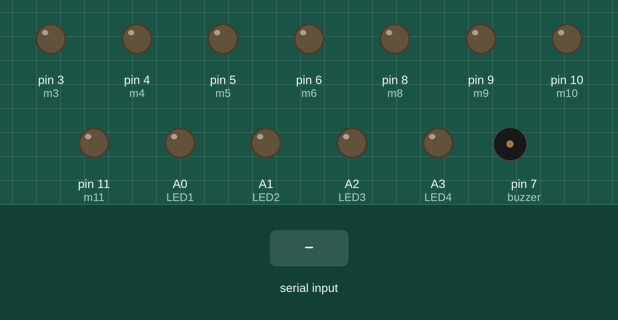
This sketch was run on a simulated Arduino Uno, built with avr-gcc and run on an emulated ATmega328P. Shown: output pins drawn as LEDs (lit = HIGH), buzzer (waves = sounding, pin HIGH). The inputs (shaded band) are chosen by the test bench. What the sketch prints to the serial monitor is not drawn.

Above: at 1.2 s.
1.3 s: "R" received over the second serial link
At 2.4 s:
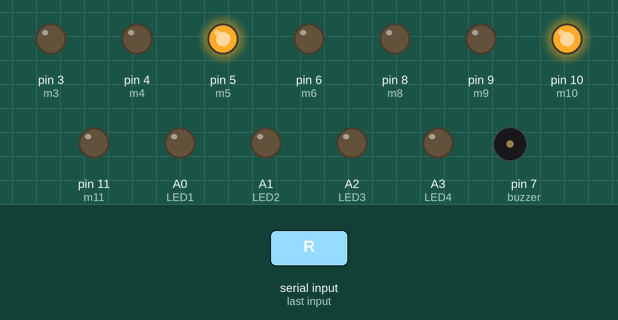
2.8 s: "L" received over the second serial link
At 3.6 s:
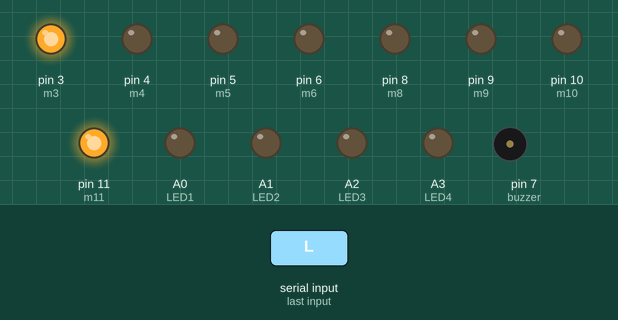
4.3 s: "F" received over the second serial link
At 4.7 s:
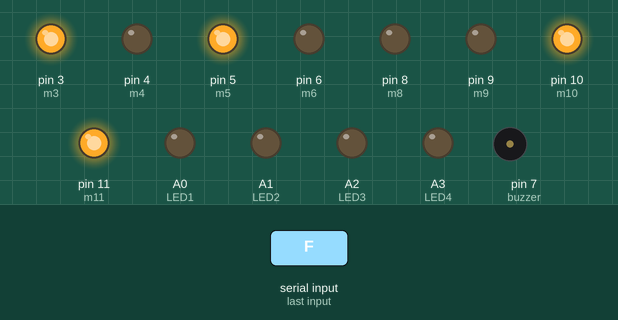
5.8 s: "B" received over the second serial link
At 7.0 s:
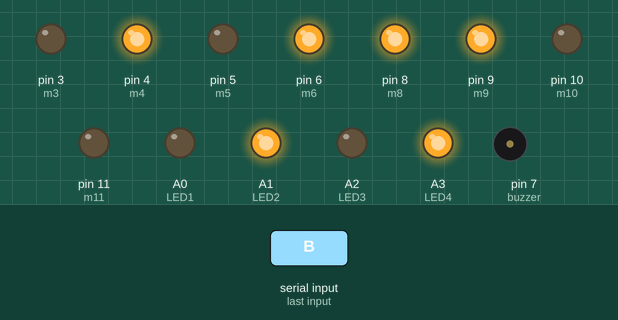
7.3 s: "V" received over the second serial link
At 8.2 s:
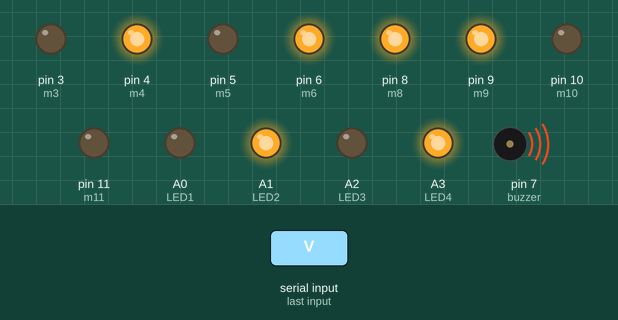
8.8 s: "S" received over the second serial link
At 9.6 s:
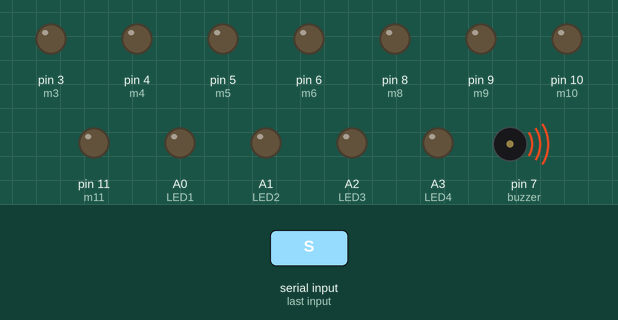
Timing chart, 0 to 11.3 s (numbered marks = the images above; inputs shaded):
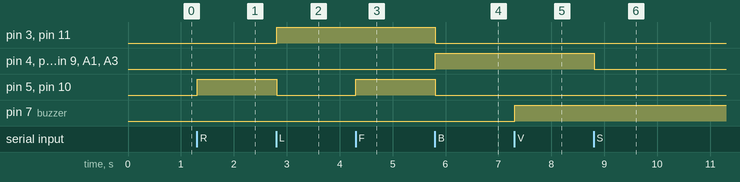

Measured:
- after the input at 1.3 s, pin 5 (m5), pin 10 (m10): LOW → HIGH at once
- after the input at 2.8 s, pin 3 (m3), pin 11 (m11): LOW → HIGH at once; pin 5 (m5), pin 10 (m10): HIGH → LOW at once
- after the input at 4.3 s, pin 5 (m5), pin 10 (m10): LOW → HIGH at once
- after the input at 5.8 s, pin 3 (m3), pin 5 (m5), pin 10 (m10), pin 11 (m11): HIGH → LOW at once; pin 4 (m4), pin 6 (m6), pin 8 (m8), pin 9 (m9), A1 (LED2), A3 (LED4): LOW → HIGH at once
- after the input at 7.3 s, pin 7 (buzzer): LOW → HIGH at once
- after the input at 8.8 s, pin 4 (m4), pin 6 (m6), pin 8 (m8), pin 9 (m9), A1 (LED2), A3 (LED4): HIGH → LOW at once

The sketch:

carrinho_remoto.ino
```cpp
//83 para
//para a direita o bluetooth lê 82;
//para a esquerda 76
//para frente 70
//para trás 66
//119 desliga LED dianteiro
//87 liga o LED dianteiro
//117 desliga o LED traseiro
//85 liga o LED traseiro
//118 desliga a buzina
//86 liga a buzina
//120 desliga o pisca alerta
//88 liga o pisca alerta
#include <SoftwareSerial.h>
SoftwareSerial bluetooth(13, 12); //RX TX lembra do inverso
#define m6 6 //tras direita tras
#define m3 3 //tras direita frente
#define m4 4 //tras esquerda tras
#define m5 5 //tras esquerda frente
#define m8 8 //frente esquerda tras
#define m9 9 //frente direita tras
#define m10 10 //frente esquerda frente
#define m11 11 //frente direita frente
#define LED1 A0 //frente direito
#define LED2 A1 //tras direito
#define LED3 A2 //frente esquerdo
#define LED4 A3 //tras esquerdo
#define buzzer 7

void parar() {
  digitalWrite(m6, LOW);
  digitalWrite(m3, LOW);
  digitalWrite(m4, LOW);
  digitalWrite(m5, LOW);
  digitalWrite(m8, LOW);
  digitalWrite(m9, LOW);
  digitalWrite(m10, LOW);
  digitalWrite(m11, LOW);
  digitalWrite(LED2, LOW);
  digitalWrite(LED4, LOW);
}

void tras() {
  digitalWrite(m6, HIGH);
  digitalWrite(m3, LOW); //falso contato
  digitalWrite(m4, HIGH);
  digitalWrite(m5, LOW); //falso contato
  digitalWrite(m8, HIGH);
  digitalWrite(m9, HIGH);
  digitalWrite(m10, LOW);
  digitalWrite(m11, LOW);
  digitalWrite(LED2, HIGH);
  digitalWrite(LED4, HIGH);
}

void frente() {
  digitalWrite(m10, HIGH);
  digitalWrite(m11, HIGH);
  digitalWrite(m3, HIGH);
  digitalWrite(m5, HIGH);
}
void direita() {
  digitalWrite(m6, LOW);
  digitalWrite(m3, LOW);
  digitalWrite(m4, LOW);
  digitalWrite(m5, HIGH);
  digitalWrite(m8, LOW);
  digitalWrite(m9, LOW);
  digitalWrite(m10, HIGH);
  digitalWrite(m11, LOW);
}
void esquerda() {
  digitalWrite(m6, LOW);
  digitalWrite(m3, HIGH);
  digitalWrite(m4, LOW);
  digitalWrite(m5, LOW);
  digitalWrite(m8, LOW);
  digitalWrite(m9, LOW);
  digitalWrite(m10, LOW);
  digitalWrite(m11, HIGH);
}

void buzina() {
  digitalWrite(buzzer, HIGH);
  /*delay(300);
  digitalWrite(buzzer, HIGH);
  delay(300);
  digitalWrite(buzzer, HIGH);
  delay(300);
  digitalWrite(buzzer, HIGH);
  delay(300);
  digitalWrite(buzzer, HIGH);
  delay(300);
  digitalWrite(buzzer, HIGH);
  delay(300);*/
}

void farol() {
   digitalWrite(LED1, HIGH);
   digitalWrite(LED3, HIGH);
  }


void setup() {
  bluetooth.begin(9600);
  Serial.begin(9600);
  pinMode(m6, OUTPUT);
  pinMode(m3, OUTPUT);
  pinMode(m4, OUTPUT);
  pinMode(m5, OUTPUT);
  pinMode(m8, OUTPUT);
  pinMode(m9, OUTPUT);
  pinMode(m10, OUTPUT);
  pinMode(m11, OUTPUT);
  pinMode(LED1, OUTPUT);
  pinMode(LED2, OUTPUT);
  pinMode(LED3, OUTPUT);
  pinMode(LED4, OUTPUT);
  pinMode(buzzer, OUTPUT);
}

void loop() {
  int C = bluetooth.read();
  Serial.println(C);
  Serial.println(digitalRead(m8));

  if (C == 83) {
    parar();
  }

  if (C == 82) {
    direita();
  }
  if (C == 76) {
    esquerda();
  }

  if (C == 70) {
    frente();
  }

  if (C == 66) {
    tras();
  }

  if (C == 86) {
    buzina();
  } else if (C == 118){
    digitalWrite(buzzer, LOW);
  }

  if (C == 87) {
    farol();
  } else if (C == 119){
    digitalWrite(LED1, LOW);
    digitalWrite(LED3, LOW);
  }
}
```
